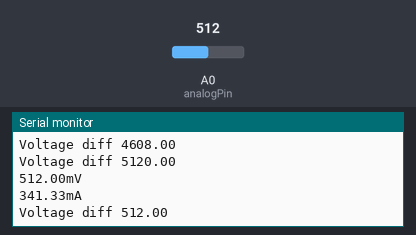
The sketch below on a simulated Arduino Uno, built with avr-gcc and run on an emulated ATmega328P. Shown: the last lines printed to the serial monitor. The inputs (shaded band) are chosen by the test bench; at power-on: A0 (analogPin) = 512.

Above: at 1.2 s.
1.3 s: A0 (analogPin) set to 716
At 2.2 s:
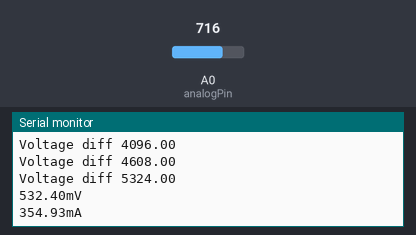
2.8 s: A0 (analogPin) set to 900
At 4.1 s:
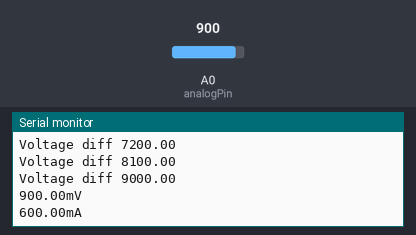
Timing chart, 0 to 5.8 s (numbered marks = the images above; inputs shaded):
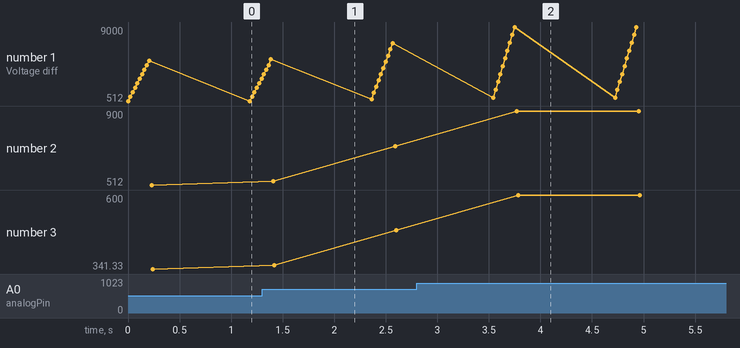

The sketch:

calibrate_current_sense.ino
```cpp
/*  SparkFun ACS712 Demo
    Created by George Beckstein for SparkFun
    4/30/2017

    Uses an Arduino to set up the ACS712 Current Sensor
    See the product page at: https://www.sparkfun.com/products/8883

    Parts you may need:
    - 100 Ohm, 1/2W or greater resistor OR two 220 Ohm 1/4 resistors in parallel
    - ACS712 Breakout with on-board amplifier

    Optional equipment:
    - Oscilloscope
    - Multimeter (or two)
    - A power supply with current limiting/constant current would be handy to calibrate the device without using resistors
*/

const int analogPin = A0;

const float resistor_value = 1.5;
// Number of samples to average the reading over
// Change this to make the reading smoother... but beware of buffer overflows!
const int avgSamples = 10;

void setup() {
  // initialize serial communications at 9600 bps:
  Serial.begin(9600);
}

void loop() {
  // read the analog in value:
  float voltage_difference = 0;
  for (int i = 0; i < avgSamples; i++)
  {
    voltage_difference += analogRead(analogPin);
    Serial.println("Voltage diff " + String(voltage_difference));
    // wait 2 milliseconds before the next loop
    // for the analog-to-digital converter to settle
    // after the last reading:
    delay(2);

  }
  float voltage_drop = voltage_difference/avgSamples;
  Serial.println(String(voltage_drop) + "mV");
  float current = voltage_drop / resistor_value;
  Serial.println(String(current) + "mA");
  delay(1000);
}
```

Measured:
- after the input at 1.3 s, the serial monitor: prints a new line after 0.09 s (image 1)
- after the input at 2.8 s, the serial monitor: prints a new line after 0.74 s (image 2)
- plotted number 1: 3072 → 7160 after the input at 1.3 s, 7160 → 9000 after the input at 2.8 s
- plotted number 2: 512 → 716 after the input at 1.3 s, 716 → 900 after the input at 2.8 s
- plotted number 3: 341.33 → 477.33 after the input at 1.3 s, 477.33 → 600 after the input at 2.8 s
